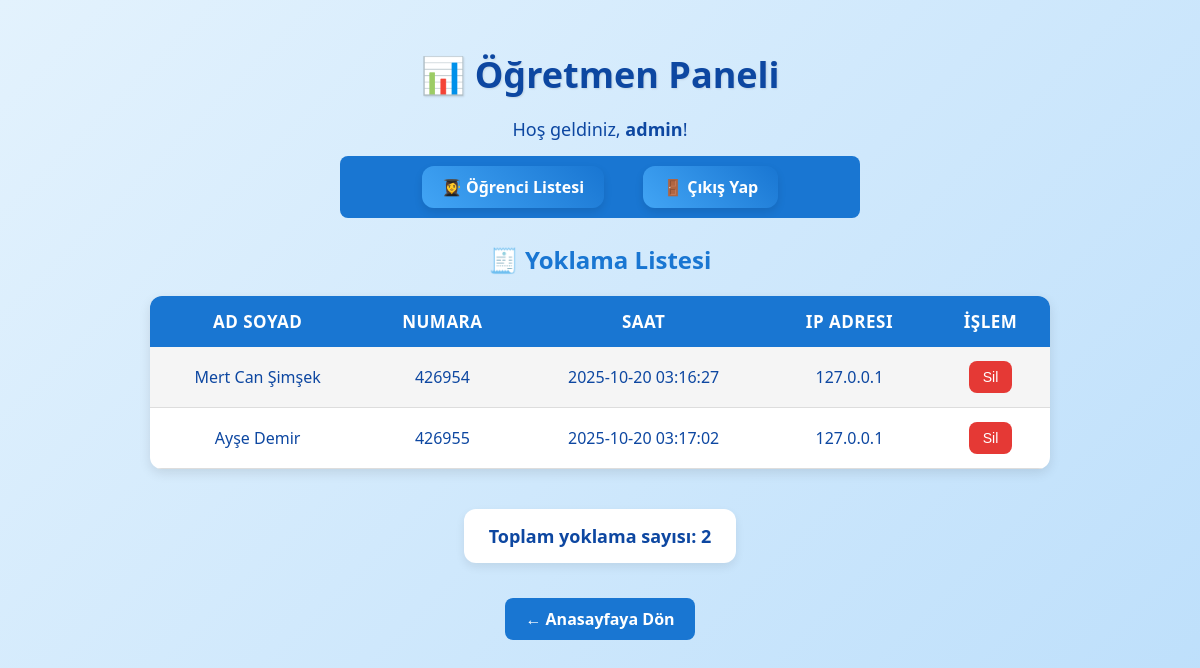
The page /dashboard (signed in) on the database its author committed.
### tables this page shows
CREATE TABLE attendance (
            id INTEGER PRIMARY KEY AUTOINCREMENT,
            student_id INTEGER,
            student_name TEXT NOT NULL,
            timestamp DATETIME DEFAULT CURRENT_TIMESTAMP, ip_address TEXT,
            FOREIGN KEY(student_id) REFERENCES students(id)
        );

CREATE TABLE students (
            id INTEGER PRIMARY KEY AUTOINCREMENT,
            student_number TEXT UNIQUE NOT NULL,
            name TEXT,
            password_hash TEXT NOT NULL
        );

### app.py (the view)
@app.route('/dashboard')
@teacher_required
def dashboard():
    conn = get_db()
    rows = conn.execute("""
        SELECT a.id, a.student_name, s.student_number, a.timestamp, a.ip_address
        FROM attendance a
        LEFT JOIN students s ON a.student_id = s.id
        ORDER BY s.student_number ASC
    """).fetchall()  # Öğrenci numarasına göre sıralandı
    adjusted_rows = []
    for row in rows:
        utc_time = datetime.strptime(row['timestamp'], "%Y-%m-%d %H:%M:%S")
        local_time = utc_time + timedelta(hours=3)
        row_dict = dict(row)
        row_dict['timestamp'] = local_time.strftime("%Y-%m-%d %H:%M:%S")
        adjusted_rows.append(row_dict)
    total = len(adjusted_rows)
    conn.close()
    return render_template('dashboard.html', attendances=adjusted_rows, total=total)

### app.py (called while the page is built)
def get_db():
    conn = sqlite3.connect(DB_PATH)
    conn.row_factory = sqlite3.Row
    return conn

def teacher_required(f):
    @wraps(f)
    def decorated(*args, **kwargs):
        if 'teacher' not in session:
            return redirect(url_for('teacher_login'))
        return f(*args, **kwargs)
    return decorated

### templates/dashboard.html (shortened to what this page needs)
<!DOCTYPE html>
<html>
<head>
  <link rel="stylesheet" href="{{ url_for('static', filename='dashboard.css') }}">
</head>
<body>
  <h1>📊 Öğretmen Paneli</h1>
  <p class="welcome">Hoş geldiniz, <strong>admin</strong>!</p>
  <nav>
    <a href="{{ url_for('kullanicilar') }}">👩‍🎓 Öğrenci Listesi</a>
    <a href="{{ url_for('logout') }}">🚪 Çıkış Yap</a>
  </nav>
  <h2>🧾 Yoklama Listesi</h2>
  <table>
    <tr>
        <th>Ad Soyad</th>
        <th>Numara</th>
        <th>Saat</th>
        <th>IP Adresi</th>
        <th>İşlem</th>
    </tr>
    {% for y in attendances %}
    <tr>
        <td>{{ y['student_name'] }}</td>
        <td>{{ y['student_number'] }}</td>
        <td>{{ y['timestamp'] }}</td>
        <td>{{ y['ip_address'] or '—' }}</td>
        <td>
            <form method="POST" action="{{ url_for('delete_attendance', id=y['id']) }}">
                <button type="submit" class="delete-btn">Sil</button>
            </form>
        </td>
    </tr>
    {% endfor %}
  </table>
  <p class="total">Toplam yoklama sayısı: {{ total }}</p>
  <br>
  <a href="{{ url_for('index') }}" class="logout-btn" style="background:#1976d2;">← Anasayfaya Dön</a>
</body>
</html>

### static/dashboard.css (style rules this page uses)
body { font-family: "Segoe UI", Tahoma, Geneva, Verdana, sans-serif; background: linear-gradient(135deg, #e3f2fd, #bbdefb); margin: 0; padding: 20px; text-align: center; min-height: 100vh; color: #0d47a1; }
h1 { color: #0d47a1; font-size: 36px; font-weight: 700; margin: 30px 0 15px; text-shadow: 1px 1px 2px rgba(0,0,0,0.1); }
h2 { font-size: 24px; margin: 25px 0 15px; color: #1976d2; }
.welcome { font-size: 18px; margin-bottom: 15px; }
table { width: 80%; max-width: 900px; margin: 20px auto; border-collapse: collapse; background: white; border-radius: 12px; box-shadow: 0 4px 12px rgba(0,0,0,0.1); overflow: hidden; font-size: 16px; }
th { background: #1976d2; color: white; padding: 14px 18px; font-size: 17px; text-transform: uppercase; letter-spacing: 0.5px; }
td { padding: 14px 18px; border-bottom: 1px solid #ddd; }
tr:nth-child(even) { background: #f5f5f5; }
.delete-btn { background: #e53935; color: white; border: none; border-radius: 8px; padding: 8px 14px; font-size: 14px; cursor: pointer; transition: 0.3s; }
.total { margin: 20px auto; background: white; padding: 15px 25px; border-radius: 12px; box-shadow: 0 4px 10px rgba(0,0,0,0.08); font-weight: bold; font-size: 18px; color: #0d47a1; display: inline-block; }
.logout-btn { background: #c62828; color: white; padding: 10px 20px; border-radius: 8px; text-decoration: none; transition: 0.3s; font-weight: bold; margin-top: 15px; display: inline-block; }
nav { padding: 12px 20px; margin: 0 auto 30px auto; max-width: 500px; display: flex; justify-content: center; gap: 15px; }
nav a { color: #ffffff; background: linear-gradient(45deg, #42a5f5, #1976d2); padding: 10px 20px; border-radius: 12px; text-decoration: none; font-weight: 600; font-size: 16px; transition: all 0.3s ease; position: relative; box-shadow: 0 4px 8px rgba(0,0,0,0.1); }

### templates/dashboard.html (style rules this page uses)
nav { background-color: #1976d2; padding: 10px; border-radius: 8px; margin-bottom: 20px; text-align: center; }
nav a { color: white; text-decoration: none; margin: 0 12px; font-weight: bold; }

### rows shown on the page
attendance: student_name "Mert Can Şimşek", student_number "426954", timestamp "2025-10-20 03:16:27", ip_address "127.0.0.1"
attendance: student_name "Ayşe Demir", student_number "426955", timestamp "2025-10-20 03:17:02", ip_address "127.0.0.1"

### other values the page prints
{{ total }} "2"
